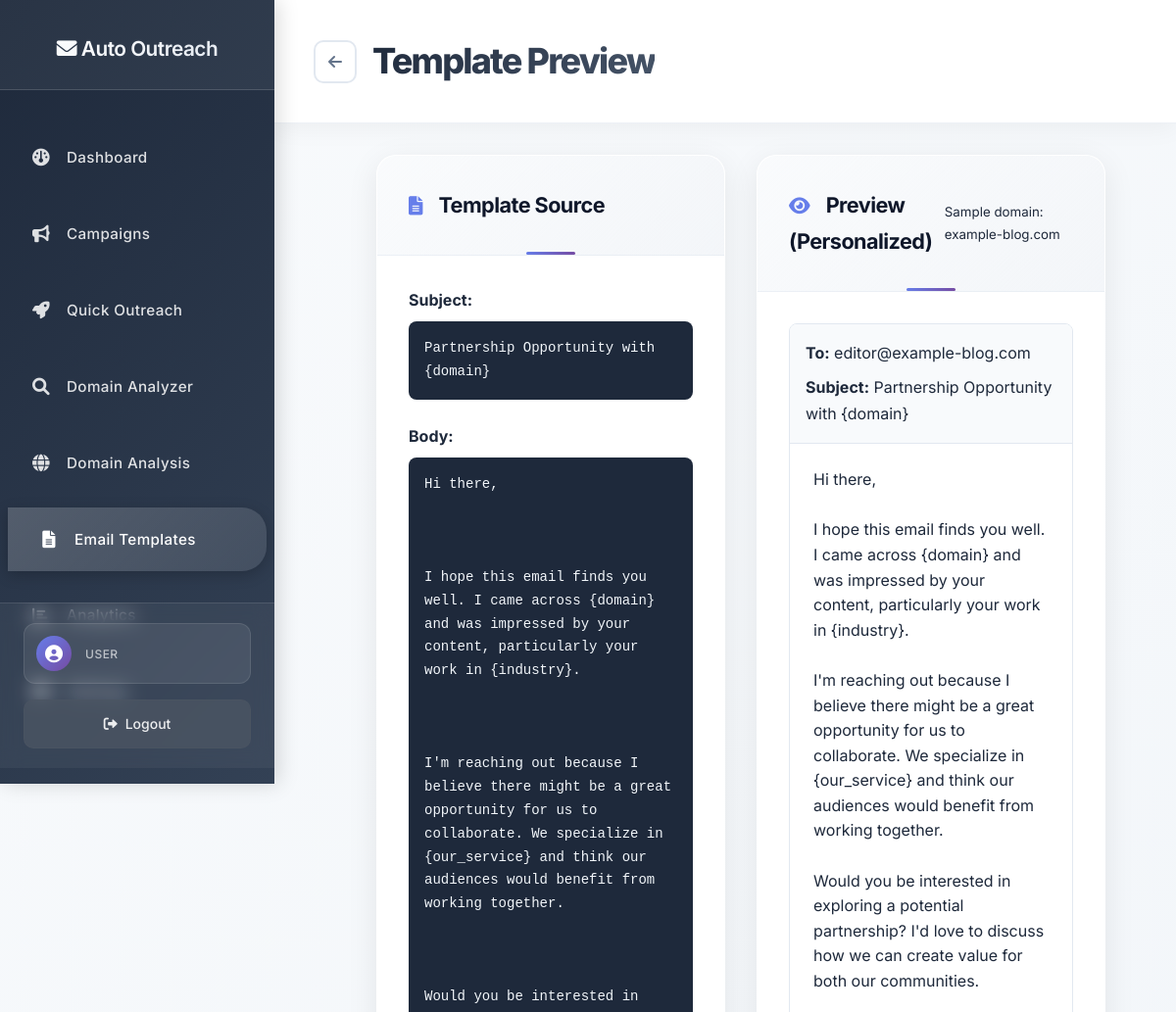
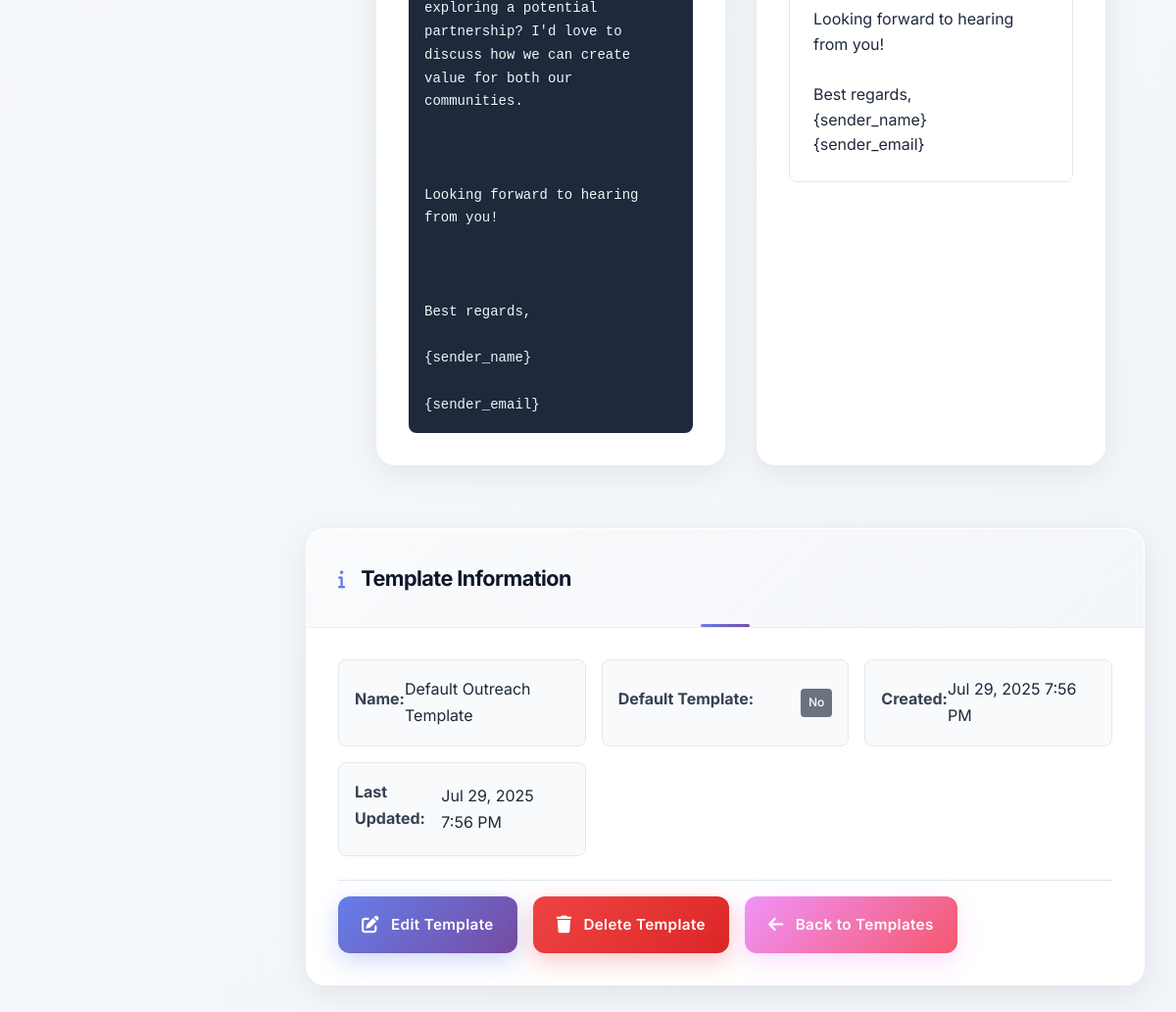
/templates.php?action=preview&id=1 (signed in), run on the app's committed database (2 pictures, top to bottom).
### tables this page shows
CREATE TABLE IF NOT EXISTS email_templates (
    id INT AUTO_INCREMENT PRIMARY KEY,
    name VARCHAR(255) NOT NULL,
    subject VARCHAR(500) NOT NULL,
    body TEXT NOT NULL,
    variables JSON,
    is_default VARCHAR(255) DEFAULT NULL,
    created_at TIMESTAMP DEFAULT CURRENT_TIMESTAMP,
    updated_at TIMESTAMP DEFAULT CURRENT_TIMESTAMP ON UPDATE CURRENT_TIMESTAMP
);

### templates.php (the view, shortened to what the rows shown need)
<?php
require_once 'classes/EmailTemplate.php';
$emailTemplate = new EmailTemplate();
$action = $_GET['action'] ?? 'list';
$templateId = $_GET['id'] ?? null;
$templates = $emailTemplate->getAll();
$currentTemplate = null;
if ($templateId && in_array($action, ['edit', 'view', 'preview'])) {
    $currentTemplate = $emailTemplate->getById($templateId);
}
?>
<!DOCTYPE html>
<html lang="en">
<head>
    <link rel="stylesheet" href="assets/css/style.css">
    <link href="https://cdnjs.cloudflare.com/ajax/libs/font-awesome/6.0.0/css/all.min.css" rel="stylesheet">
</head>
<body>
    <?php include 'includes/navigation.php'; ?>
    <main class="main-content">
        <header class="top-header">
            <div class="header-left">
                <h1>
                    <?php
                    switch ($action) {
                        case 'preview':
                            echo 'Template Preview';
                            break;
                    }
                    ?>
                </h1>
            </div>
        </header>
        <div style="padding: 2rem;">
            <?php if ($action === 'list'): ?>
                <div class="card">
                    <div class="card-header">
                        <h3><i class="fas fa-file-text"></i> All Email Templates</h3>
                        <a href="templates.php?action=new" class="btn btn-primary">
                            <i class="fas fa-plus"></i> New Template
                        </a>
                    </div>
                    <div class="card-body">
                        <?php if (!empty($templates)): ?>
                            <table class="table">
                                <thead>
                                    <tr>
                                        <th>Template Name</th>
                                        <th>Subject Line</th>
                                        <th>Created</th>
                                    </tr>
                                </thead>
                                <tbody>
                                    <?php foreach ($templates as $template): ?>
                                        <tr class="clickable-row" onclick="window.location.href='templates.php?action=preview&id=<?php echo $template['id']; ?>'">
                                            <td>
                                                <strong><?php echo htmlspecialchars($template['name']); ?></strong>
                                                <?php if ($template['is_default']): ?>
                                                    <span class="badge badge-primary">Default</span>
                                                <?php endif; ?>
                                            </td>
                                            <td><?php echo htmlspecialchars(substr($template['subject'], 0, 50)) . (strlen($template['subject']) > 50 ? '...' : ''); ?></td>
                                            <td><?php echo date('M j, Y', strtotime($template['created_at'])); ?></td>
                                        </tr>
                                    <?php endforeach; ?>
                                </tbody>
                            </table>
                            <div class="info-box mt-3">
                                <h4><i class="fas fa-info-circle"></i> Template Variables</h4>
                                <p>You can use the following variables in your templates:</p>
                                <div class="variable-grid">
                                    <div class="variable-item">
                                        <code>{DOMAIN}</code>
                                        <span>Target domain name</span>
                                    </div>
                                    <div class="variable-item">
                                        <code>{RECIPIENT_EMAIL}</code>
                                        <span>Recipient's email address</span>
                                    </div>
                                    <div class="variable-item">
                                        <code>{SENDER_NAME}</code>
                                        <span>Your name/company</span>
                                    </div>
                                    <div class="variable-item">
                                        <code>{TOPIC_AREA}</code>
                                        <span>Relevant topic/industry</span>
                                    </div>
                                    <div class="variable-item">
                                        <code>{INDUSTRY}</code>
                                        <span>Industry focus</span>
                                    </div>
                                </div>
                            </div>
                        <?php else: ?>
                            <div class="empty-state">
                                <i class="fas fa-file-text"></i>
                                <p>No email templates created yet.</p>
                                <a href="templates.php?action=new" class="btn btn-primary">
                                    <i class="fas fa-plus"></i> Create Your First Template
                                </a>
                            </div>
                        <?php endif; ?>
                    </div>
                </div>
            <?php elseif ($action === 'preview' && $currentTemplate): ?>
                <?php
                $sampleDomain = 'example-blog.com';
                $sampleEmail = 'editor@example-blog.com';
                $personalizedSubject = $emailTemplate->personalizeTemplate($currentTemplate['subject'], $sampleDomain, $sampleEmail);
                $personalizedBody = $emailTemplate->personalizeTemplate($currentTemplate['body'], $sampleDomain, $sampleEmail);
                ?>
                <div class="content-grid" style="grid-template-columns: 1fr 1fr;">
                    <div class="card">
                        <div class="card-header">
                            <h3><i class="fas fa-file-text"></i> Template Source</h3>
                        </div>
                        <div class="card-body">
                            <div class="template-source">
                                <div class="field-group">
                                    <strong>Subject:</strong>
                                    <div class="code-block"><?php echo htmlspecialchars($currentTemplate['subject']); ?></div>
                                </div>
                                <div class="field-group">
                                    <strong>Body:</strong>
                                    <div class="code-block"><?php echo nl2br(htmlspecialchars($currentTemplate['body'])); ?></div>
                                </div>
                            </div>
                        </div>
                    </div>
                    <div class="card">
                        <div class="card-header">
                            <h3><i class="fas fa-eye"></i> Preview (Personalized)</h3>
                            <small>Sample domain: <?php echo $sampleDomain; ?></small>
                        </div>
                        <div class="card-body">
                            <div class="email-preview">
                                <div class="email-header">
                                    <div class="email-field">
                                        <strong>To:</strong> <?php echo $sampleEmail; ?>
                                    </div>
                                    <div class="email-field">
                                        <strong>Subject:</strong> <?php echo htmlspecialchars($personalizedSubject); ?>
                                    </div>
                                </div>
                                <div class="email-body">
                                    <?php echo nl2br(htmlspecialchars($personalizedBody)); ?>
                                </div>
                            </div>
                        </div>
                    </div>
                </div>
                <div class="card mt-3">
                    <div class="card-header">
                        <h3><i class="fas fa-info"></i> Template Information</h3>
                    </div>
                    <div class="card-body">
                        <div class="template-info-grid">
                            <div class="info-item">
                                <strong>Name:</strong> <?php echo htmlspecialchars($currentTemplate['name']); ?>
                            </div>
                            <div class="info-item">
                                <strong>Default Template:</strong>
                                <?php if ($currentTemplate['is_default']): ?>
                                    <span class="badge badge-success">Yes</span>
                                <?php else: ?>
                                    <span class="badge badge-secondary">No</span>
                                <?php endif; ?>
                            </div>
                            <div class="info-item">
                                <strong>Created:</strong> <?php echo date('M j, Y g:i A', strtotime($currentTemplate['created_at'])); ?>
                            </div>
                            <div class="info-item">
                                <strong>Last Updated:</strong> <?php echo date('M j, Y g:i A', strtotime($currentTemplate['updated_at'])); ?>
                            </div>
                        </div>
                        <div class="preview-actions mt-3">
                            <a href="templates.php?action=edit&id=<?php echo $currentTemplate['id']; ?>" class="btn btn-primary">
                                <i class="fas fa-edit"></i> Edit Template
                            </a>
                            <?php if (!$currentTemplate['is_default']): ?>
                                <a href="templates.php?action=delete&id=<?php echo $currentTemplate['id']; ?>" class="btn btn-danger" onclick="return confirm('Are you sure you want to delete this template?')">
                                    <i class="fas fa-trash"></i> Delete Template
                                </a>
                            <?php endif; ?>
                            <a href="templates.php" class="btn btn-secondary">
                                <i class="fas fa-arrow-left"></i> Back to Templates
                            </a>
                        </div>
                    </div>
                </div>
            <?php endif; ?>
        </div>
    </main>
</body>
</html>

### data on the page
email_templates: subject "Partnership Opportunity with {domain}", body "Hi there, I hope this email finds you well. I came across {domain} and was impressed by your content, particularly your work in {industry}. I'm reaching out because I believe there might be a great opportunity for us to collaborate. We specialize in {our_service} and think our audiences would benefit from working together. Would you be interested in exploring a potential partnership? I'd love to discuss how we can create value for both our communities. Looking forward to hearing from you! Best regards, {sender_name} {sender_email}", name "Default Outreach Template", created_at "Jul 29, 2025 7:56 PM", updated_at "Jul 29, 2025 7:56 PM"

### other printed values
$item['label'] "Dashboard"
$item['label'] "Campaigns"
$item['label'] "Quick Outreach"
$item['label'] "Domain Analyzer"
$item['label'] "Domain Analysis"
$item['label'] "Email Templates"
$item['label'] "Analytics"
$item['label'] "Settings"
$currentUser['role'] "USER"
$sampleDomain "example-blog.com"
$sampleEmail "editor@example-blog.com"
